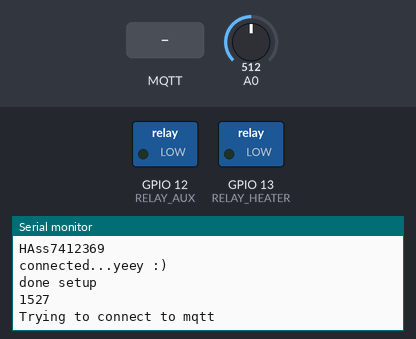
The sketch below on a simulated ESP8266 (NodeMCU). Shown: switched loads named in the sketch (green lamp = pin HIGH), the last lines printed to the serial monitor. The inputs (shaded band) are chosen by the test bench; at power-on: A0 = 512. WiFi joins after 1.5 s; servers stay silent unless stated; EEPROM starts erased; no MQTT or app messages arrive unless stated.

Above: at 2.7 s.
2.8 s: MQTT message "channel-" arrives on the first subscribed topic
At 4.0 s:
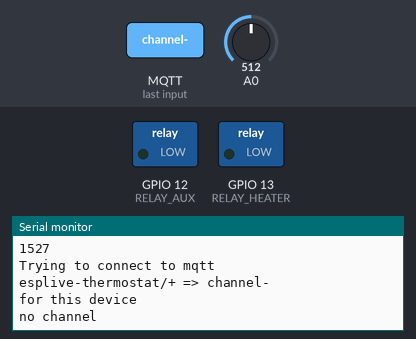
4.3 s: MQTT message "on" arrives on the first subscribed topic
At 5.0 s:
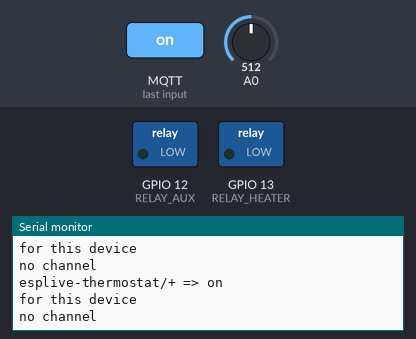
6.6 s: MQTT message "off" arrives on the first subscribed topic
At 7.1 s:
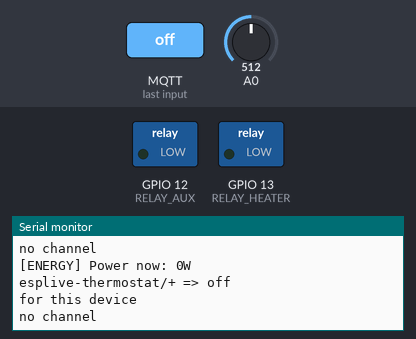

The sketch:

ESP-Thermostat.ino
```cpp
// Based on https://github.com/tzapu/SonoffBoilerplate

#define   BUTTON                    0
#define   RELAY_AUX                 12
#define   RELAY_HEATER              13
#define   TEMP_PIN                  5 //pin connected to temp sensor (for control)
//#define   TEMP_PIN_AUX              4 //pin for auxilliary temp sensor, comment if not used
//#define   FLOW_PIN                  4 //pin connected to flow sensor, comment if not used
#define   ADC_MUX_PIN            16 //LOW is CT, high is direct

#define INCLUDE_POWER_MEASUREMENT

#define HOSTNAME "esplive-thermostat" //will be appended with ESP serial
#define WIFISSID "Ubernet"
#define WIFIPASSWORD "BDD5A42640"

//comment out to completly disable respective technology
#define INCLUDE_MQTT_SUPPORT


/********************************************
   Should not need to edit below this line *
 * *****************************************/
#include <ESP8266WiFi.h>
#include <OneWire.h>
#include <DallasTemperature.h>

#ifdef INCLUDE_MQTT_SUPPORT
#include <PubSubClient.h>        //https://github.com/Imroy/pubsubclient

WiFiClient wclient;
PubSubClient mqttClient(wclient);

static bool MQTT_ENABLED              = true;
int         lastMQTTConnectionAttempt = 0;
#endif

#include <WiFiManager.h>          //https://github.com/tzapu/WiFiManager

#ifdef INCLUDE_POWER_MEASUREMENT
// https://bitbucket.org/xoseperez/emonliteesp
#include "EmonLiteESP.h"
EmonLiteESP power;

// Aanalog GPIO on the ESP8266
#define CURRENT_PIN             0

// If you are using a nude ESP8266 board it will be 1.0V, if using a NodeMCU there
// is a voltage divider in place, so use 3.3V instead.
#define REFERENCE_VOLTAGE       1.0

// Precision of the ADC measure in bits. Arduinos and ESP8266 use 10bits ADCs, but the
// ADS1115 is a 16bits ADC
#define ADC_BITS                10

// This is basically the volts per amper ratio of your current measurement sensor.
// If your sensor has a voltage output it will be written in the sensor enclosure,
// something like "30V 1A", otherwise it will depend on the burden resistor you are
// using.
#define CURRENT_RATIO           0.1

// Number of samples each time you measure
#define SAMPLES_X_MEASUREMENT   1000

// Time between readings, this is not specific of the library but on this sketch
#define POWER_MEASUREMENT_INTERVAL    5000 //10s
#endif

#define TEMPERATURE_MEASUREMENT_INTERVAL    1000 //10s

#include <EEPROM.h>

#define EEPROM_SALT 12661
typedef struct {
  char  bootState[4]      = "on";
  char  mqttHostname[33]  = "esp-thermostat";
  char  mqttPort[6]       = "1883";
  char  mqttClientID[24]  = "esplive-thermostat";
  char  mqttTopic[33]     = HOSTNAME;
  char  mqttUsername[24]  = "hass";
  char  mqttPassword[24]  = "HAss7412369";
  int   temperatureSP     = 25; //set point degrees C
  float mainsRMSVoltage   = 230.0; //measure with multimeter
  int   salt              = EEPROM_SALT;
} WMSettings;

WMSettings settings;

#include <ArduinoOTA.h>


//for LED status
#include <Ticker.h>
Ticker ticker;

const int CMD_WAIT = 0;
const int CMD_BUTTON_CHANGE = 1;

int cmd = CMD_WAIT;
//int relayState = HIGH;

//inverted button state
int buttonState = HIGH;

static long startPress = 0;

OneWire oneWireTemp(TEMP_PIN);
DallasTemperature ds(&oneWireTemp);
bool dsIsConnected = false;
double dsTemperature = 0;
char dsTemperatureStr[6];

const char* getDSTemperatureStr() {
  if (!dsIsConnected)
    return "NOT CONNECTED";

  return dsTemperatureStr;
}

#ifdef TEMP_PIN_AUX
OneWire oneWireTempAux(TEMP_PIN_AUX);
DallasTemperature dsAux(&oneWireTempAux);
bool dsAuxIsConnected = false;
float dsAuxTemperature = 0;
char dsAuxTemperatureStr[6];

const char* getDSAuxTemperatureStr() {
  if (!dsAuxIsConnected)
    return "NOT CONNECTED";

  return dsAuxTemperatureStr;
}
#endif

void temperatureLoop() {
  static unsigned long last_check = 0;
  static bool requested = false;

  if ((millis() - last_check) > TEMPERATURE_MEASUREMENT_INTERVAL) { //must be 750ms or more
    if (requested == true) {
      dsTemperature = ds.getTempCByIndex(0);
    }
    ds.requestTemperatures();
    requested = true; //just for the first time
    last_check = millis();

    if (isnan(dsTemperature) || dsTemperature < -50) {
      Serial.println(F("Error reading ds sensor"));
    } else {
      dsIsConnected = true;
      dtostrf(dsTemperature, 5, 1, dsTemperatureStr);

      Serial.print(F("Temperature now: "));
      Serial.print(dsTemperatureStr);
      Serial.println(F("C"));
    }
  }
}

#ifdef FLOW_PIN
float lastFlow;
#endif


#ifdef INCLUDE_POWER_MEASUREMENT
unsigned int currentCallback() {
  return analogRead(CURRENT_PIN);
}

void powerMonitorSetup() {
  power.initCurrent(currentCallback, ADC_BITS, REFERENCE_VOLTAGE, CURRENT_RATIO);
}

void powerMonitorLoop() {
  static unsigned long last_check = 0;

  if ((millis() - last_check) > POWER_MEASUREMENT_INTERVAL) {
    #ifdef ADC_MUX_PIN
    digitalWrite(ADC_MUX_PIN, LOW);
    delayMicroseconds(100); //delay 100us for settle
    #endif

    float current = power.getCurrent(SAMPLES_X_MEASUREMENT);

    Serial.print(F("[ENERGY] Power now: "));
    Serial.print(int(current * settings.mainsRMSVoltage));
    Serial.println(F("W"));

    last_check = millis();
  }
}
#endif

//http://stackoverflow.com/questions/9072320/split-string-into-string-array
String getValue(String data, char separator, int index)
{
  int found = 0;
  int strIndex[] = {0, -1};
  int maxIndex = data.length() - 1;

  for (int i = 0; i <= maxIndex && found <= index; i++) {
    if (data.charAt(i) == separator || i == maxIndex) {
      found++;
      strIndex[0] = strIndex[1] + 1;
      strIndex[1] = (i == maxIndex) ? i + 1 : i;
    }
  }

  return found > index ? data.substring(strIndex[0], strIndex[1]) : "";
}

void tick()
{

}

//gets called when WiFiManager enters configuration mode
void configModeCallback (WiFiManager *myWiFiManager) {
  Serial.println("Entered config mode");
  Serial.println(WiFi.softAPIP());
  //if you used auto generated SSID, print it
  Serial.println(myWiFiManager->getConfigPortalSSID());
  //entered config mode, make led toggle faster
  ticker.attach(0.2, tick);
}

void updateMQTT(int channel) {
#ifdef INCLUDE_MQTT_SUPPORT
  char topic[50];
  sprintf(topic, "%s/channel-%d/status", settings.mqttTopic, channel);
  mqttClient.publish(topic, "lol");
#endif
}


//flag for saving data
bool shouldSaveConfig = false;

//callback notifying us of the need to save config
void saveConfigCallback () {
  Serial.println("Should save config");
  shouldSaveConfig = true;
}


void restart() {
  //TODO turn off relays before restarting
  ESP.reset();
  delay(1000);
}

void reset() {
  //reset settings to defaults
  //TODO turn off relays before restarting
  /*
    WMSettings defaults;
    settings = defaults;
    EEPROM.begin(512);
    EEPROM.put(0, settings);
    EEPROM.end();
  */
  //reset wifi credentials
  WiFi.disconnect();
  delay(1000);
  ESP.reset();
  delay(1000);
}

#ifdef INCLUDE_MQTT_SUPPORT
void mqttCallback(char* topic, byte* payload, unsigned int length) {
  Serial.print(topic);
  Serial.print(" => ");


  String stopic = String(topic);
  String spayload = String((char*)payload);
  Serial.println(spayload);

  if (stopic.startsWith(settings.mqttTopic)) {
    Serial.println("for this device");
    stopic = stopic.substring(strlen(settings.mqttTopic) + 1);
    String channelString = getValue(stopic, '/', 0);
    if (!channelString.startsWith("channel-")) {
      Serial.println("no channel");
      return;
    }
    channelString.replace("channel-", "");
    int channel = channelString.toInt();
    Serial.println(channel);
    if (spayload == "on") {

    }
    if (spayload == "off") {

    }
    if (spayload == "toggle") {

    }
    if (spayload == "") {
      updateMQTT(channel);
    }
  }
}

#endif


void setup()
{
  Serial.begin(115200);

  // start ticker with 0.5 because we start in AP mode and try to connect
  ticker.attach(0.6, tick);

  char hostname[32];
  sprintf(hostname, "%s_%06X", HOSTNAME, ESP.getChipId());
  Serial.println(hostname);

  WiFiManager wifiManager;
  //set callback that gets called when connecting to previous WiFi fails, and enters Access Point mode
  wifiManager.setAPCallback(configModeCallback);

  //timeout - this will quit WiFiManager if it's not configured in 3 minutes, causing a restart
  wifiManager.setConfigPortalTimeout(180);

  //custom params
  EEPROM.begin(512);
  EEPROM.get(0, settings);
  EEPROM.end();

  if (settings.salt != EEPROM_SALT) {
    Serial.println("Invalid settings in EEPROM, trying with defaults");
    WMSettings defaults;
    settings = defaults;
  }


  WiFiManagerParameter custom_boot_state("boot-state", "on/off on boot", settings.bootState, 33);
  wifiManager.addParameter(&custom_boot_state);


  Serial.println(settings.bootState);

#ifdef INCLUDE_MQTT_SUPPORT
  Serial.println(settings.mqttHostname);
  Serial.println(settings.mqttPort);
  Serial.println(settings.mqttClientID);
  Serial.println(settings.mqttTopic);
  Serial.println(settings.mqttUsername);
  Serial.println(settings.mqttPassword);

  WiFiManagerParameter custom_mqtt_text("<br/>MQTT config. <br/> No url to disable.<br/>");
  wifiManager.addParameter(&custom_mqtt_text);

  WiFiManagerParameter custom_mqtt_hostname("mqtt-hostname", "Hostname", settings.mqttHostname, 33);
  wifiManager.addParameter(&custom_mqtt_hostname);

  WiFiManagerParameter custom_mqtt_port("mqtt-port", "port", settings.mqttPort, 6);
  wifiManager.addParameter(&custom_mqtt_port);

  WiFiManagerParameter custom_mqtt_client_id("mqtt-client-id", "Client ID", settings.mqttClientID, 24);
  wifiManager.addParameter(&custom_mqtt_client_id);

  WiFiManagerParameter custom_mqtt_topic("mqtt-topic", "Topic", settings.mqttTopic, 33);
  wifiManager.addParameter(&custom_mqtt_topic);

  WiFiManagerParameter custom_mqtt_username("mqtt-username", "Username", settings.mqttUsername, 24);
  wifiManager.addParameter(&custom_mqtt_username);

  WiFiManagerParameter custom_mqtt_password("mqtt-password", "Password", settings.mqttPassword, 24);
  wifiManager.addParameter(&custom_mqtt_password);
#endif

  //set config save notify callback
  wifiManager.setSaveConfigCallback(saveConfigCallback);

  if (!wifiManager.autoConnect(hostname)) {
    Serial.println("failed to connect and hit timeout");
    //reset and try again, or maybe put it to deep sleep
    ESP.reset();
    delay(1000);
  }

  //save the custom parameters to FS
  if (shouldSaveConfig) {
    Serial.println("Saving config");

    strcpy(settings.bootState, custom_boot_state.getValue());

#ifdef INCLUDE_MQTT_SUPPORT
    strcpy(settings.mqttHostname, custom_mqtt_hostname.getValue());
    strcpy(settings.mqttPort, custom_mqtt_port.getValue());
    strcpy(settings.mqttClientID, custom_mqtt_client_id.getValue());
    strcpy(settings.mqttTopic, custom_mqtt_topic.getValue());
    strcpy(settings.mqttUsername, custom_mqtt_username.getValue());
    strcpy(settings.mqttPassword, custom_mqtt_password.getValue());
#endif

    Serial.println(settings.bootState);

    EEPROM.begin(512);
    EEPROM.put(0, settings);
    EEPROM.end();
  }

#ifdef INCLUDE_MQTT_SUPPORT
  //config mqtt
  if (strlen(settings.mqttHostname) == 0) {
    MQTT_ENABLED = false;
  }
  if (MQTT_ENABLED) {
    mqttClient.setServer(settings.mqttHostname, atoi(settings.mqttPort));
  }
#endif

  //OTA
  ArduinoOTA.onStart([]() {
    Serial.println("Start OTA");
  });
  ArduinoOTA.onEnd([]() {
    Serial.println("\nEnd");
  });
  ArduinoOTA.onProgress([](unsigned int progress, unsigned int total) {
    Serial.printf("Progress: %u%%\r", (progress / (total / 100)));
  });
  ArduinoOTA.onError([](ota_error_t error) {
    Serial.printf("Error[%u]: ", error);
    if (error == OTA_AUTH_ERROR) Serial.println("Auth Failed");
    else if (error == OTA_BEGIN_ERROR) Serial.println("Begin Failed");
    else if (error == OTA_CONNECT_ERROR) Serial.println("Connect Failed");
    else if (error == OTA_RECEIVE_ERROR) Serial.println("Receive Failed");
    else if (error == OTA_END_ERROR) Serial.println("End Failed");
  });
  ArduinoOTA.setHostname(hostname);
  ArduinoOTA.begin();

  //if you get here you have connected to the WiFi
  Serial.println("connected...yeey :)");
  ticker.detach();

  #ifdef ADC_MUX_PIN
  pinMode(ADC_MUX_PIN, OUTPUT);
  digitalWrite(ADC_MUX_PIN, LOW);
  #endif

  //setup button
  pinMode(BUTTON, INPUT);

  //setup relays
  pinMode(RELAY_AUX, OUTPUT);
  pinMode(RELAY_HEATER, OUTPUT);

  if (strcmp(settings.bootState, "on") == 0) {

  } else {

  }

  //setup power
#ifdef INCLUDE_POWER_MEASUREMENT
  powerMonitorSetup();
#endif

  //setup temperature
  ds.begin();
  ds.setWaitForConversion(false);

#ifdef TEMP_PIN_AUX
  dsAux.begin();
  dsAux.setWaitForConversion(false);
#endif

  //setup flow
#ifdef FLOW_PIN

#endif

  Serial.println("done setup");
}


void loop()
{

  //ota loop
  ArduinoOTA.handle();

#ifdef INCLUDE_MQTT_SUPPORT
  //mqtt loop
  if (MQTT_ENABLED) {
    if (!mqttClient.connected()) {
      if (lastMQTTConnectionAttempt == 0 || millis() > lastMQTTConnectionAttempt + 3 * 60 * 1000) {
        lastMQTTConnectionAttempt = millis();
        Serial.println(millis());
        Serial.println("Trying to connect to mqtt");
        if (mqttClient.connect(settings.mqttClientID)) {
          mqttClient.setCallback(mqttCallback);
          char topic[50];
          //sprintf(topic, "%s/+/+", settings.mqttTopic);
          //mqttClient.subscribe(topic);
          sprintf(topic, "%s/+", settings.mqttTopic);
          mqttClient.subscribe(topic);

          //TODO multiple relays
          updateMQTT(0);
        } else {
          Serial.println("failed");
        }
      }
    } else {
      mqttClient.loop();
    }
  }
#endif

#ifdef INCLUDE_POWER_MEASUREMENT
  powerMonitorLoop();
#endif

}
```

EmonLiteESP.cpp
```cpp
// (licence header left out)
#include "Arduino.h"
#include "EmonLiteESP.h"

void EmonLiteESP::initCurrent(current_c callback, unsigned char bits, double ref, double ratio) {

    _currentCallback = callback;
    _adcBits = bits;
    _adcCounts = 1 << bits;
    _referenceVoltage = ref;
    _currentRatio = ratio;
    _currentMidPoint = (_adcCounts>>1);
    calculateMultiplier();

};

void EmonLiteESP::warmup() {
    int sample;
    for (unsigned int n = 0; n < WARMUP_COUNTS; n++) {
        sample = _currentCallback();
        _currentMidPoint = (_currentMidPoint + (sample - _currentMidPoint) / _adcCounts);
    }
}

void EmonLiteESP::calculateMultiplier() {

    _currentFactor = _currentRatio * _referenceVoltage / _adcCounts;
    unsigned int s = 1;
    unsigned int i = 1;
    unsigned int m = s * i;
    while (m * _currentFactor < 1) {
        _multiplier = m;
        i = (i == 1) ? 2 : (i == 2) ? 5 : 1;
        if (i == 1) s *= 10;
        m = s * i;
    }

    /*
    Serial.print("[EMON] Current ratio: "); Serial.println(_currentRatio);
    Serial.print("[EMON] Ref. Voltage: "); Serial.println(_referenceVoltage);
    Serial.print("[EMON] ADC Couns: "); Serial.println(_adcCounts);
    Serial.print("[EMON] Current factor: "); Serial.println(_currentFactor);
    Serial.print("[EMON] Multiplier: "); Serial.println(_multiplier);
    */

}

void EmonLiteESP::setReference(double ref) {
    _referenceVoltage = ref;
}

void EmonLiteESP::setCurrentRatio(double ratio) {
    _currentRatio = ratio;
    calculateMultiplier();
}

unsigned int EmonLiteESP::getMultiplier() {
    return _multiplier;
}

void EmonLiteESP::setMultiplier(unsigned int multiplier) {
    _multiplier = multiplier;
}

double EmonLiteESP::getCurrent(unsigned int samples) {

    int sample;
    double filtered;
    double sum;
    //int max = 0;
    //int min = _adcCounts;

    unsigned long start = millis();
    for (unsigned int n = 0; n < samples; n++) {

        // Read analog value
        sample = _currentCallback();
        //if (sample > max) max = sample;
        //if (sample < min) min = sample;

        // Digital low pass filter extracts the VDC offset
        _currentMidPoint = (_currentMidPoint + (sample - _currentMidPoint) / _adcCounts);
        filtered = sample - _currentMidPoint;

        // Root-mean-square method
        sum += (filtered * filtered);

    }

    double rms = samples > 0 ? sqrt(sum / samples) : 0;
    double current = _currentFactor * rms;
    current = int(current * _multiplier) / _multiplier;

    /*
    Serial.print("[EMON] Total time (ms): "); Serial.println(millis() - start);
    Serial.print("[EMON] Sample frequency (1/s): "); Serial.println(1000 * samples / (millis() - start));
    Serial.print("[EMON] Max value: "); Serial.println(max);
    Serial.print("[EMON] Min value: "); Serial.println(min);
    Serial.print("[EMON] Midpoint value: "); Serial.println(_currentMidPoint);
    Serial.print("[EMON] RMS value: "); Serial.println(rms);
    Serial.print("[EMON] Current: "); Serial.println(current);
    */

    return current;

};
```

EmonLiteESP.h
```cpp
// (licence header left out)
#ifndef EmonLiteESP_h
#define EmonLiteESP_h

#include <Arduino.h>

#define WARMUP_COUNTS   3000

typedef unsigned int (*current_c)();

class EmonLiteESP {

  public:

    void initCurrent(current_c callback, unsigned char bits, double ref, double ratio);
    double getCurrent(unsigned int samples);
    unsigned int getMultiplier();
    void setMultiplier(unsigned int multiplier);
    void setReference(double ref);
    void setCurrentRatio(double ratio);
    void setCurrentOffset(double offset);
    void calculateMultiplier();
    void warmup();

  private:

    current_c _currentCallback;
    unsigned char _adcBits;
    unsigned int _adcCounts;
    double _referenceVoltage;
    double _currentRatio;
    double _currentMidPoint;
    double _currentFactor;
    double _multiplier;


};

#endif
```

Measured:
- after the input at 2.8 s, the serial monitor: prints a new line at once (image 1)
- after the input at 4.3 s, the serial monitor: prints a new line at once (image 2)
- after the input at 6.6 s, the serial monitor: prints a new line at once (image 3)
